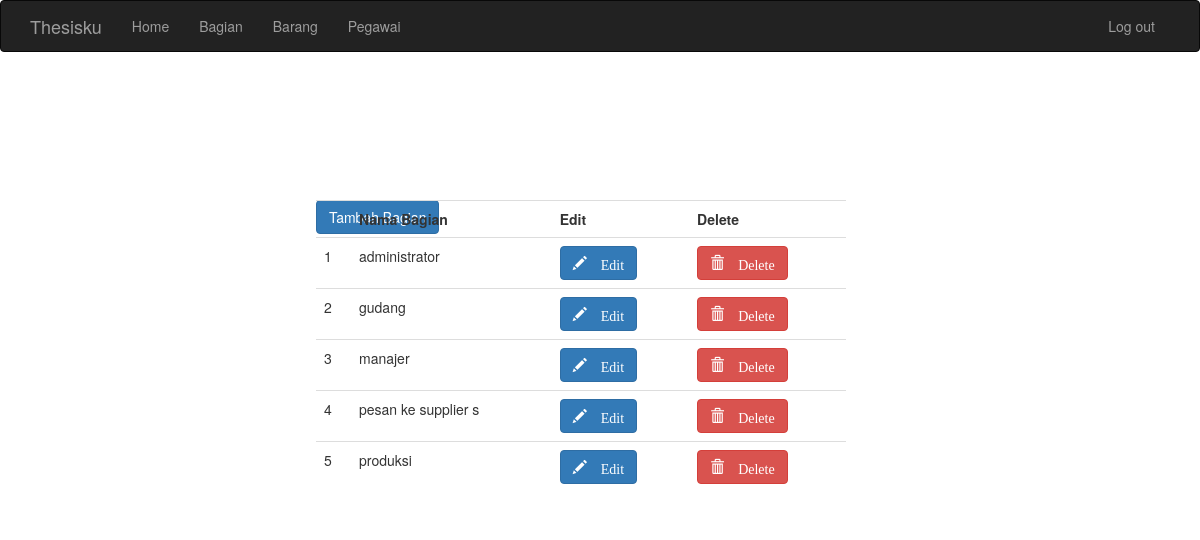
Page /admin/bagian/index.php on the committed database.
### tables this page shows
CREATE TABLE `bagian` (
  `id_bagian` int(8) NOT NULL,
  `nama_bagian` varchar(32) NOT NULL
);

### admin/bagian/bagian_konek.php (called while the page is built, shortened)
<?php
include_once "../../class/config.php";
include_once "../../class/bagian.php";
	$d1 = new database();
	$conn = $d1->koneksidatabase();
	$BagianList = new bagian($conn);
	$BagianList->BagianList();
	$DaftarBagian = $BagianList->BagianList();
?>

### class/bagian.php (called while the page is built, shortened)
<?php
	class bagian
	{
		private $conn;
		function __construct($conn) {
			$this->conn = $conn;
		}
		function BagianList ()
		{
			$sqlBagianList = $this->conn->query("SELECT * FROM bagian ORDER BY nama_bagian ASC");
			while ($row = $sqlBagianList->fetch_assoc())
			{
				$data [] = $row;
			}
			return $data;
		}
	}
?>

### admin/bagian/bagian_tabel.php (the view)
<div class="container-fluid">
	<div class="row">
        <div class="col-md-7 col-md-offset-2">
            <div class="table-responsive">
                <table class="table">
                    <tr>
                        <th> </th>
                        <th> Nama Bagian </th>
                        <th> Edit </th>
                        <th> Delete </th>
                    </tr>
                    <?php
                        include "bagian_konek.php";
                        foreach ($DaftarBagian as $key => $data) {
                    ?>
                        <tr>
                            <td> <?php echo $key+1 ?> </td>
                            <td> <?php echo $data["nama_bagian"] ?> </td>
                            <td>
                                <a href="bagian_form_edit.php?id=<?php echo $data['id_bagian'] ?>">
                                <button type="button" class="btn btn-primary">
                                    <span class="glyphicon glyphicon-pencil">
                                        Edit
                                    </span>
                                </button>
                                </a>
                            </td>
                            <td>
                                <a href="bagian_delete.php?id=<?php echo $data["id_bagian"]; ?>">
                                <button onclick="return confirm('Hapus data ini?')" type="button" class="btn btn-danger">
                                    <span class="glyphicon glyphicon-trash">
                                        Delete
                                    </span>
                                </button>
                                </a>
                            </td>
                        </tr>
                    <?php
                        }
                    ?>
                </table>
            </div>
        </div>
	</div>
</div>

### rows in the picture
bagian: nama_bagian "administrator"
bagian: nama_bagian "gudang"
bagian: nama_bagian "manajer"
bagian: nama_bagian "pesan ke supplier s"
bagian: nama_bagian "produksi"
